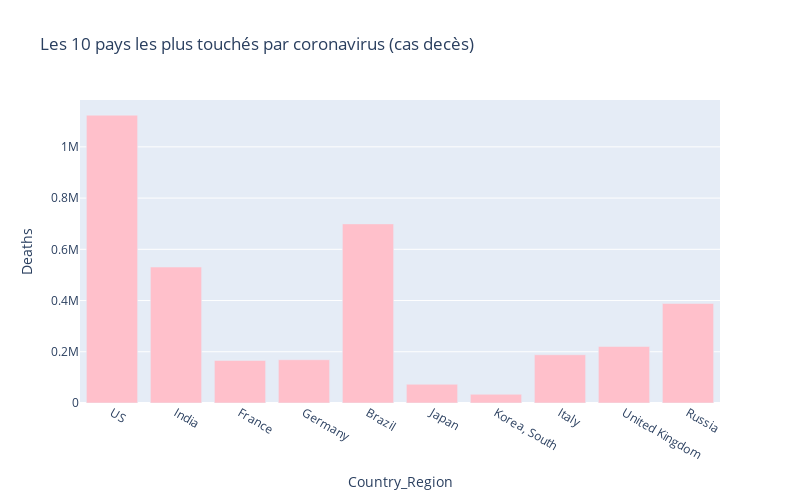

This figure's notebook cell:
### Code cell
etat_class_df.columns
px.bar(
   etat_class_df.head(10),
   x= 'Country_Region',
   y= 'Deaths',
  title='Les 10 pays les plus touchés par coronavirus (cas decès)',
  color_discrete_sequence=['pink'],
  height=500,
  width=800
)

### Figure 1 — Plotly figure (JSON) as saved in the notebook; plotly's stock layout.template omitted (floating-point values rounded to 4 significant figures)
{"data": [{"alignmentgroup": "True", "hovertemplate": "Country_Region=%{x}<br>Deaths=%{y}<extra></extra>", "legendgroup": "", "marker": {"color": "pink", "pattern": {"shape": ""}}, "name": "", "offsetgroup": "", "orientation": "v", "showlegend": false, "textposition": "auto", "type": "bar", "x": ["US", "India", "France", "Germany", "Brazil", "Japan", "Korea, South", "Italy", "United Kingdom", "Russia"], "xaxis": "x", "y": [1123836, 530779, 166176, 168935, 699310, 73046, 34093, 188322, 220721, 388521], "yaxis": "y"}], "layout": {"barmode": "relative", "height": 500, "legend": {"tracegroupgap": 0}, "title": {"text": "Les 10 pays les plus touchés par coronavirus (cas decès)"}, "width": 800, "xaxis": {"anchor": "y", "domain": [0, 1], "title": {"text": "Country_Region"}}, "yaxis": {"anchor": "x", "domain": [0, 1], "title": {"text": "Deaths"}}}}
